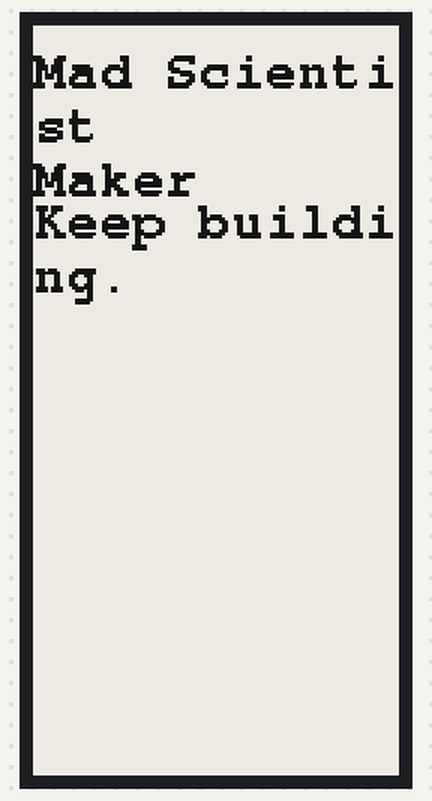
This sketch was run on a simulated Arduino Uno, built for the host (arithmetic inside an expression is 32-bit, double 64-bit). On the bench: 122×250 one-colour display. What the sketch prints to the serial monitor is not drawn.

Above: at 2.3 s.

The sketch:

eink_frame.ino
```cpp
// WHY: E-ink only uses power while refreshing, so it's perfect for a wall frame
// that shows a quote or status for hours on a coin cell. GxEPD2 paints the
// whole screen in one firstPage()/nextPage() pass, then the display holds the
// image with zero current.

#include <GxEPD2_BW.h>
#include <epd/GxEPD2_213.h>   // panel class (lives in src/epd/ in GxEPD2 1.6.x)
#include <Fonts/FreeMonoBold9pt7b.h>

// 2.13" b/w: BUSY=15, RST=4, DC=2, CS=5
// 1.6.x: the BW template wraps the panel and exposes the Adafruit_GFX draw API.
GxEPD2_BW<GxEPD2_213, GxEPD2_213::HEIGHT> display(GxEPD2_213(5, 2, 4, 15));

void setup() {
  Serial.begin(115200);
  display.init(115200);
  display.setRotation(0);
  display.firstPage();
  do {
    display.setFont(&FreeMonoBold9pt7b);
    display.fillScreen(GxEPD_WHITE);
    display.setTextColor(GxEPD_BLACK);
    display.setCursor(0, 20);
    display.println("Mad Scientist");
    display.println("Maker");
    display.setCursor(0, 70);
    display.println("Keep building.");
  } while (display.nextPage());
  Serial.println("Refreshed. Display holds with no power.");
  // In a real battery build you'd now deep-sleep here.
}

void loop() { /* nothing — image persists with no draw calls */ }
```
